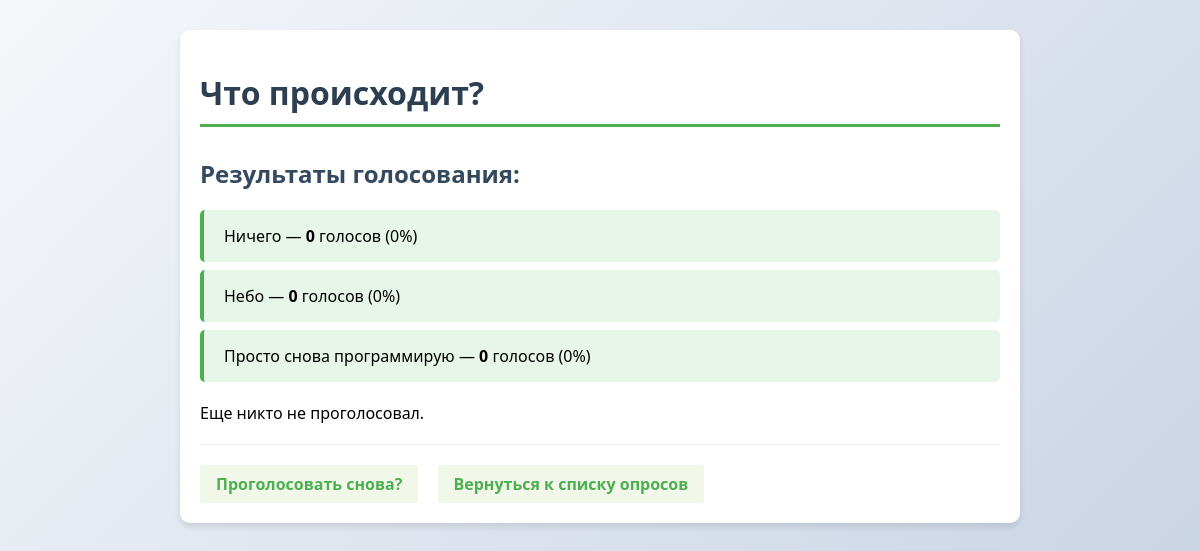
Before: /polls/1/results/ with the older database file.
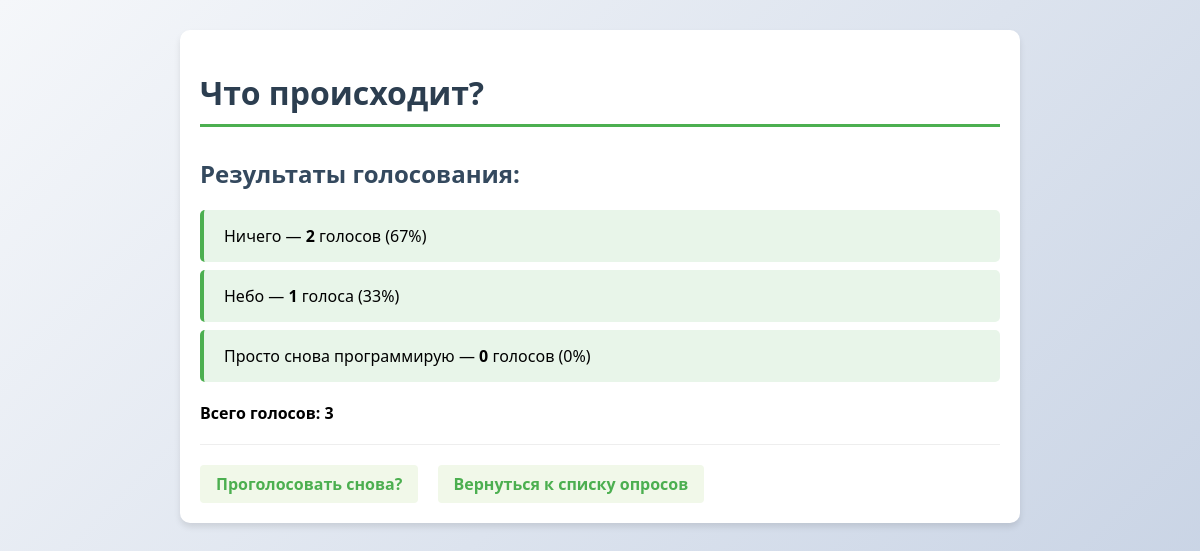
After: the same page with the newer database file.
### polls/models.py (models this page shows, shortened)
class Question(models.Model):
    question_text = models.CharField(max_length=200)
    pub_date = models.DateTimeField('date published')
    @property
    def total_votes(self):
        return sum(choice.votes for choice in self.choice_set.all())
    class Meta:
        verbose_name = 'Вопрос'
        verbose_name_plural = 'Вопросы'
        ordering = ['-pub_date']  # Сортировка по умолчанию

class Choice(models.Model):
    question = models.ForeignKey(Question, on_delete=models.CASCADE)
    choice_text = models.CharField(max_length=200)
    votes = models.IntegerField(default=0)
    class Meta:
        verbose_name = 'Вариант ответа'
        verbose_name_plural = 'Варианты ответов'

### polls/views.py (the view)
# urls.py: path('<int:pk>/results/', views.ResultsView.as_view(), name='results'),
class ResultsView(generic.DetailView):
    model = Question  # Та же модель
    template_name = 'polls/results.html'  # Другой шаблон
    def get_queryset(self):
        return Question.objects.filter(pub_date__lte=timezone.now())

### polls/templates/polls/results.html (shortened to what this page needs)
{% load static %}
<!DOCTYPE html>
<html lang="ru">
<head>
    <link rel="stylesheet" href="{% static 'polls/style.css' %}">
</head>
<body>
    <div class="container">
        <h1>{{ question.question_text }}</h1>
        <h2>Результаты голосования:</h2>
        <ul class="results-list">
        {% for choice in question.choice_set.all %}
            <li>
                {{ choice.choice_text }} —
                <strong>{{ choice.votes }}</strong>
                голос{{ choice.votes|pluralize:"а,ов" }}
                ({% widthratio choice.votes question.total_votes 100 %}%)
            </li>
        {% empty %}
            <li>Нет вариантов ответа для этого вопроса.</li>
        {% endfor %}
        </ul>
        {% with total=question.total_votes %}
            {% if total > 0 %}
                <p><strong>Всего голосов: {{ total }}</strong></p>
            {% else %}
                <p>Еще никто не проголосовал.</p>
            {% endif %}
        {% endwith %}
        <div class="nav-links">
            <a href="{% url 'polls:detail' question.id %}">Проголосовать снова?</a>
            <a href="{% url 'polls:index' %}">Вернуться к списку опросов</a>
        </div>
    </div>
</body>
</html>

### polls/static/polls/style.css (style rules this page uses)
body { font-family: 'Segoe UI', Tahoma, Geneva, Verdana, sans-serif; background: linear-gradient(135deg, #f5f7fa 0%, #c3cfe2 100%); margin: 0; padding: 0; min-height: 100vh; background-repeat: no-repeat; background-attachment: fixed; }
.container { max-width: 800px; margin: 0 auto; padding: 20px; background-color: white; border-radius: 10px; box-shadow: 0 4px 6px rgba(0, 0, 0, 0.1); margin-top: 30px; }
h1 { color: #2c3e50; border-bottom: 3px solid #4CAF50; padding-bottom: 10px; margin-bottom: 30px; }
h2 { color: #34495e; margin-top: 25px; }
a { color: #4CAF50; text-decoration: none; font-weight: 600; transition: color 0.3s; }
ul { list-style-type: none; padding: 0; }
li { background: #f8f9fa; margin: 10px 0; padding: 15px 20px; border-left: 4px solid #4CAF50; border-radius: 5px; transition: transform 0.2s, box-shadow 0.2s; }
.results-list { margin: 20px 0; }
.results-list li { background: #e8f5e9; border-left: 4px solid #4CAF50; margin: 8px 0; }
.nav-links { margin-top: 20px; padding-top: 20px; border-top: 1px solid #eee; }
.nav-links a { display: inline-block; margin-right: 15px; padding: 8px 16px; background: #f1f8e9; border-radius: 4px; }

Changed rows visible on the page:
changed Choice "Ничего": votes "0" → "2"; votes+question "0" → "67"
changed Choice "Небо": votes "0" → "1"; votes+question "0" → "33"
Other visible differences:
{{ total }}: (not shown) → "3"
text no longer shown: "Еще никто не проголосовал."
text now shown: "Всего голосов:"
